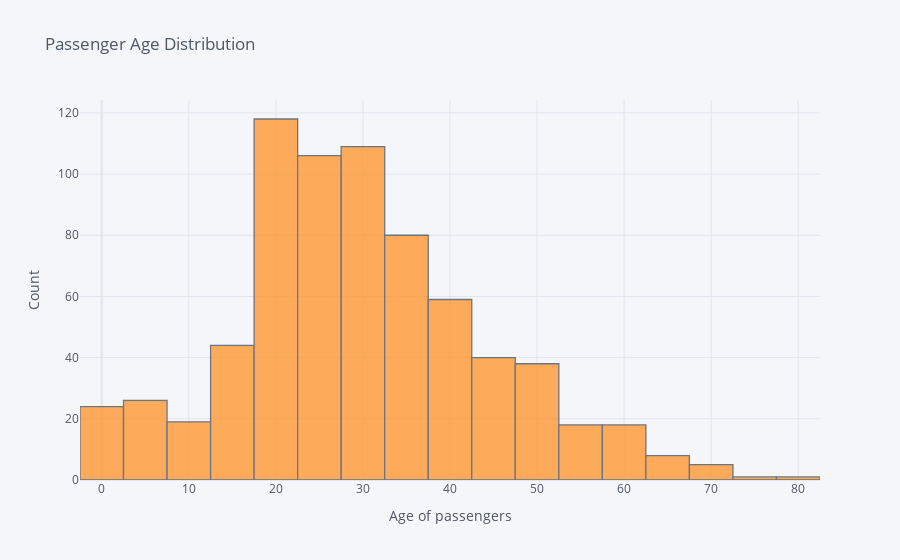

Notebook code for this chart:
### Code cell
train_data_nonan['Age'].iplot(kind='hist', xTitle='Age of passengers',
                  yTitle='Count', title='Passenger Age Distribution')

### Figure 1 — Plotly figure (JSON) as saved in the notebook; plotly's stock layout.template omitted (floating-point values rounded to 4 significant figures; data arrays with more than 128 entries replaced by an {"elided": "..."} marker saying what was removed)
{"data": [{"histfunc": "count", "histnorm": "", "marker": {"color": "rgba(255, 153, 51, 1.0)", "line": {"color": "#4D5663", "width": 1.3}}, "name": "Age", "opacity": 0.8, "orientation": "v", "type": "histogram", "x": {"elided": "714 float values"}}], "layout": {"barmode": "overlay", "legend": {"bgcolor": "#F5F6F9", "font": {"color": "#4D5663"}}, "paper_bgcolor": "#F5F6F9", "plot_bgcolor": "#F5F6F9", "title": {"font": {"color": "#4D5663"}, "text": "Passenger Age Distribution"}, "xaxis": {"gridcolor": "#E1E5ED", "showgrid": true, "tickfont": {"color": "#4D5663"}, "title": {"font": {"color": "#4D5663"}, "text": "Age of passengers"}, "zerolinecolor": "#E1E5ED"}, "yaxis": {"gridcolor": "#E1E5ED", "showgrid": true, "tickfont": {"color": "#4D5663"}, "title": {"font": {"color": "#4D5663"}, "text": "Count"}, "zerolinecolor": "#E1E5ED"}}}
